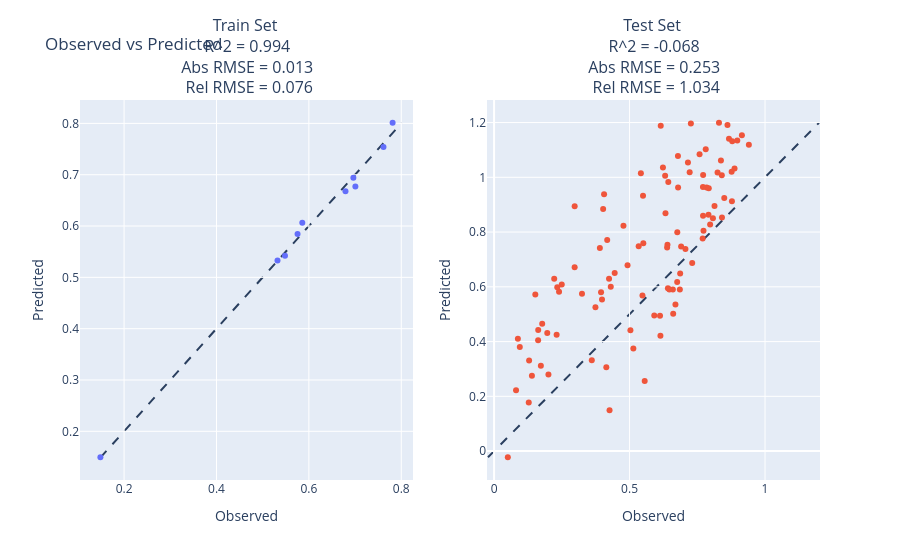

Notebook cell for this chart:
### Markdown cell above
## Single-task model on task B

Here we look at the predictive performance of a model trained on the task B data only. It has only 10 experiments available, with the variability of some variables restricted, which makes it hard to generalize to the large test set of 100 experiments.

### Code cell
# Define Pipeline
pscaler = StandardScaler(with_mean=USE_NORM,with_std=USE_NORM)
pls_bwu = PLSRegression(n_components=N_LV)
pipe = Pipeline([('scaler', pscaler), ('pls', pls_bwu)])
# Train PLS model
y = B_tar
X = preprocess_bwu(B_bwu, B_doe, USE_DAYS, REMOVE_VARS)
X_columns = X.columns
print(len(X_columns), "input columns:", list(X_columns))
pipe.fit(X,y)

# Make predictions
yhat = pipe.predict(X)
X_test = preprocess_bwu(B_bwu_test, B_doe_test, USE_DAYS, REMOVE_VARS)
y_test = B_tar_test
yhat_test = pipe.predict(X_test)

# Calculate the relative test error for the comparison at the end
scen_1 = round(root_mean_squared_error(y_test, yhat_test) / np.std(np.array(y_test)), 3)
# Plot observed vs predicted with error metrics (R2, absolute and relative RMSE)
plothelpers.observed_vs_predicted(y, yhat, y_test, yhat_test)

### Figure 1 — Plotly figure (JSON) as saved in the notebook; plotly's stock layout.template omitted (floating-point values rounded to 4 significant figures)
{"data": [{"mode": "markers", "name": "Train Set", "type": "scatter", "x": [0.7006, 0.6963, 0.7812, 0.5857, 0.1487, 0.6793, 0.5483, 0.7615, 0.5755, 0.5321], "xaxis": "x", "y": [0.6769, 0.6941, 0.8013, 0.6064, 0.1495, 0.6679, 0.5422, 0.7538, 0.5844, 0.5329], "yaxis": "y"}, {"mode": "markers", "name": "Test Set", "type": "scatter", "x": [0.8136, 0.2219, 0.2973, 0.4243, 0.5497, 0.6151, 0.7913, 0.5336, 0.7715, 0.4175, 0.6903, 0.6762, 0.6868, 0.8768, 0.2308, 0.5476, 0.6856, 0.8614, 0.09491, 0.3741, 0.9404, 0.5508, 0.8779, 0.2397, 0.643, 0.7812, 0.5418, 0.1963, 0.8875, 0.6326, 0.7708, 0.6399, 0.08099, 0.6416, 0.6387, 0.6611, 0.8411, 0.4307, 0.8405, 0.1776, 0.7846, 0.7698, 0.2332, 0.7729, 0.3948, 0.406, 0.5559, 0.4142, 0.6598, 0.7973, 0.1628, 0.647, 0.3244, 0.1522, 0.1726, 0.7312, 0.6791, 0.7155, 0.3983, 0.4025, 0.8301, 0.867, 0.0878, 0.9147, 0.7063, 0.3904, 0.6758, 0.1396, 0.7712, 0.5912, 0.4775, 0.5032, 0.6313, 0.2974, 0.7218, 0.6125, 0.879, 0.7584, 0.6694, 0.8977, 0.128, 0.2497, 0.514, 0.1625, 0.6786, 0.4926, 0.05069, 0.8495, 0.614, 0.7924, 0.4261, 0.6233, 0.8373, 0.8077, 0.2005, 0.7263, 0.8248, 0.1292, 0.3606, 0.4451], "xaxis": "x2", "y": [0.8954, 0.6297, 0.6719, 0.6291, 0.933, 1.188, 0.8635, 0.7481, 1.009, 0.771, 0.7472, 0.7993, 0.6488, 1.021, 0.4245, 0.5685, 0.5901, 1.191, 0.3805, 0.5249, 1.119, 0.7588, 0.9128, 0.582, 0.983, 1.103, 1.015, 0.4311, 1.032, 0.8685, 0.9645, 0.7539, 0.2222, 0.5944, 0.7434, 0.5016, 0.8535, 0.6007, 1.007, 0.4654, 0.9632, 0.7761, 0.5988, 0.8046, 0.5799, 0.938, 0.2561, 0.3065, 0.5906, 0.8276, 0.4427, 0.59, 0.5749, 0.5722, 0.3121, 0.6869, 0.963, 1.054, 0.5536, 0.8839, 1.199, 1.141, 0.4105, 1.154, 0.738, 0.7417, 0.6174, 0.2751, 0.86, 0.4951, 0.823, 0.441, 1.006, 0.8946, 1.018, 0.4947, 1.131, 1.084, 0.5359, 1.135, 0.1776, 0.6085, 0.3747, 0.4044, 1.078, 0.6788, -0.02249, 0.924, 0.4215, 0.9602, 0.149, 1.036, 1.062, 0.8501, 0.2794, 1.197, 1.018, 0.3307, 0.3317, 0.6501], "yaxis": "y2"}], "layout": {"annotations": [{"font": {"size": 16}, "showarrow": false, "text": "Train Set <br> R^2 = 0.994 <br> Abs RMSE = 0.013 <br> Rel RMSE = 0.076", "x": 0.225, "xanchor": "center", "xref": "paper", "y": 1.0, "yanchor": "bottom", "yref": "paper"}, {"font": {"size": 16}, "showarrow": false, "text": "Test Set <br> R^2 = -0.068 <br> Abs RMSE = 0.253 <br> Rel RMSE = 1.034", "x": 0.775, "xanchor": "center", "xref": "paper", "y": 1.0, "yanchor": "bottom", "yref": "paper"}], "shapes": [{"layer": "below", "line": {"dash": "dash"}, "type": "line", "x0": 0.1487, "x1": 0.8013, "xref": "x", "y0": 0.1487, "y1": 0.8013, "yref": "y"}, {"layer": "below", "line": {"dash": "dash"}, "type": "line", "x0": -0.02249, "x1": 1.199, "xref": "x2", "y0": -0.02249, "y1": 1.199, "yref": "y2"}], "showlegend": false, "title": {"text": "Observed vs Predicted"}, "xaxis": {"anchor": "y", "domain": [0.0, 0.45], "title": {"text": "Observed"}}, "xaxis2": {"anchor": "y2", "domain": [0.55, 1.0], "title": {"text": "Observed"}}, "yaxis": {"anchor": "x", "domain": [0.0, 1.0], "title": {"text": "Predicted"}}, "yaxis2": {"anchor": "x2", "domain": [0.0, 1.0], "title": {"text": "Predicted"}}}}
